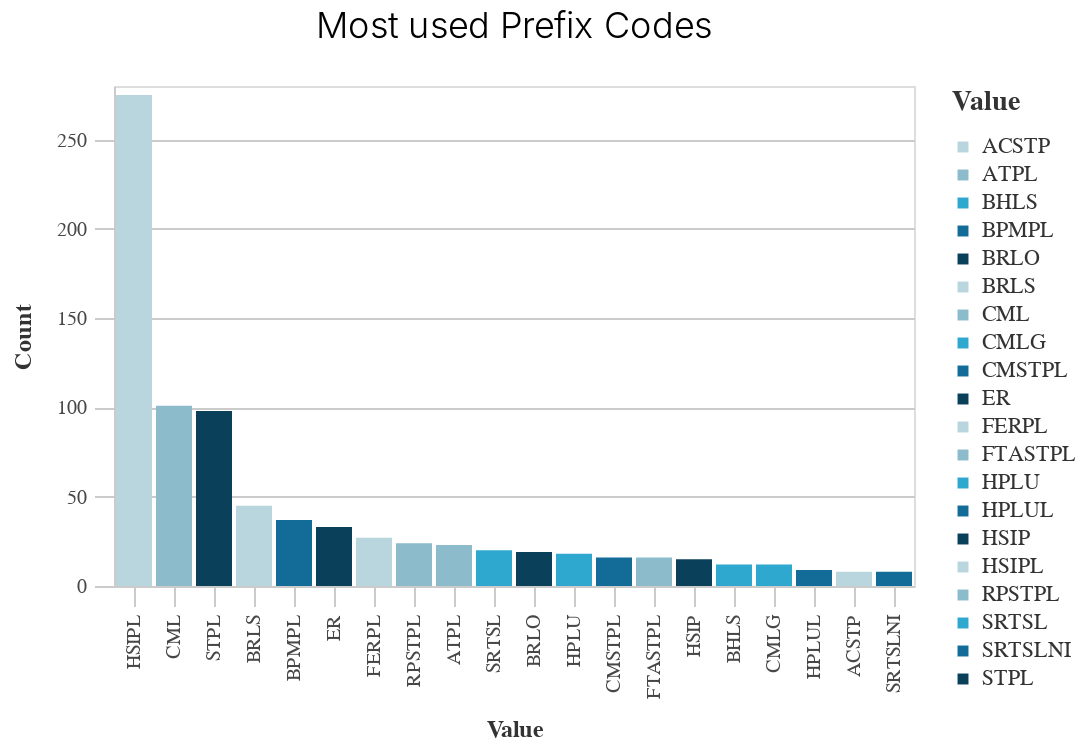

The cell this chart's notebook holds for it:
### Code cell
_dla_utils.basic_bar_chart((df_top>>filter(_.variable=='prefix')), 'value', 'count', 'value', subset, 'Most used Prefix Codes')

### Figure 1 — Vega-Lite specification as saved in the notebook (floating-point values rounded to 4 significant figures)
{"config": {"view": {"continuousWidth": 400, "continuousHeight": 300}, "axis": {"domainColor": "#cbcbcb", "grid": true, "gridColor": "#cbcbcb", "gridWidth": 1, "labelColor": "#474747", "labelFont": "Nunito Sans", "labelFontSize": 10, "labelPadding": 4, "tickColor": "#cbcbcb", "tickSize": 10, "titleColor": "#333", "titleFont": "Raleway", "titleFontSize": 12, "titlePadding": 10}, "axisBand": {"grid": false}, "background": "white", "font": "Raleway", "header": {"labelFont": "Nunito Sans", "titleFont": "Raleway"}, "legend": {"labelColor": "#333", "labelFont": "Nunito Sans", "labelFontSize": 11, "labelLimit": 0, "padding": 1, "symbolSize": 30, "symbolType": "square", "titleColor": "#333", "titleFont": "Raleway", "titleFontSize": 14, "titlePadding": 10}, "title": {"anchor": "middle", "font": "Raleway", "fontSize": 18, "fontWeight": 300, "offset": 20}}, "data": {"name": "data-f4f6281938000a6d7954ab397fe89f63"}, "mark": "bar", "encoding": {"color": {"field": "value", "legend": {"title": "Value"}, "scale": {"range": ["#B9D6DF", "#8CBCCB", "#2EA8CE", "#136C97", "#0B405B"]}, "type": "nominal"}, "x": {"field": "value", "sort": "-y", "title": "Value", "type": "nominal"}, "y": {"field": "count", "title": "Count", "type": "quantitative"}}, "height": 250, "title": "Most used Prefix Codes", "width": 400, "$schema": "https://vega.github.io/schema/vega-lite/v4.17.0.json", "datasets": {"data-f4f6281938000a6d7954ab397fe89f63": [{"value": "HSIPL", "count": 275, "variable": "prefix"}, {"value": "CML", "count": 101, "variable": "prefix"}, {"value": "STPL", "count": 98, "variable": "prefix"}, {"value": "BRLS", "count": 45, "variable": "prefix"}, {"value": "BPMPL", "count": 37, "variable": "prefix"}, {"value": "ER", "count": 33, "variable": "prefix"}, {"value": "FERPL", "count": 27, "variable": "prefix"}, {"value": "RPSTPL", "count": 24, "variable": "prefix"}, {"value": "ATPL", "count": 23, "variable": "prefix"}, {"value": "SRTSL", "count": 20, "variable": "prefix"}, {"value": "BRLO", "count": 19, "variable": "prefix"}, {"value": "HPLU", "count": 18, "variable": "prefix"}, {"value": "CMSTPL", "count": 16, "variable": "prefix"}, {"value": "FTASTPL", "count": 16, "variable": "prefix"}, {"value": "HSIP", "count": 15, "variable": "prefix"}, {"value": "BHLS", "count": 12, "variable": "prefix"}, {"value": "CMLG", "count": 12, "variable": "prefix"}, {"value": "HPLUL", "count": 9, "variable": "prefix"}, {"value": "ACSTP", "count": 8, "variable": "prefix"}, {"value": "SRTSLNI", "count": 8, "variable": "prefix"}]}}
